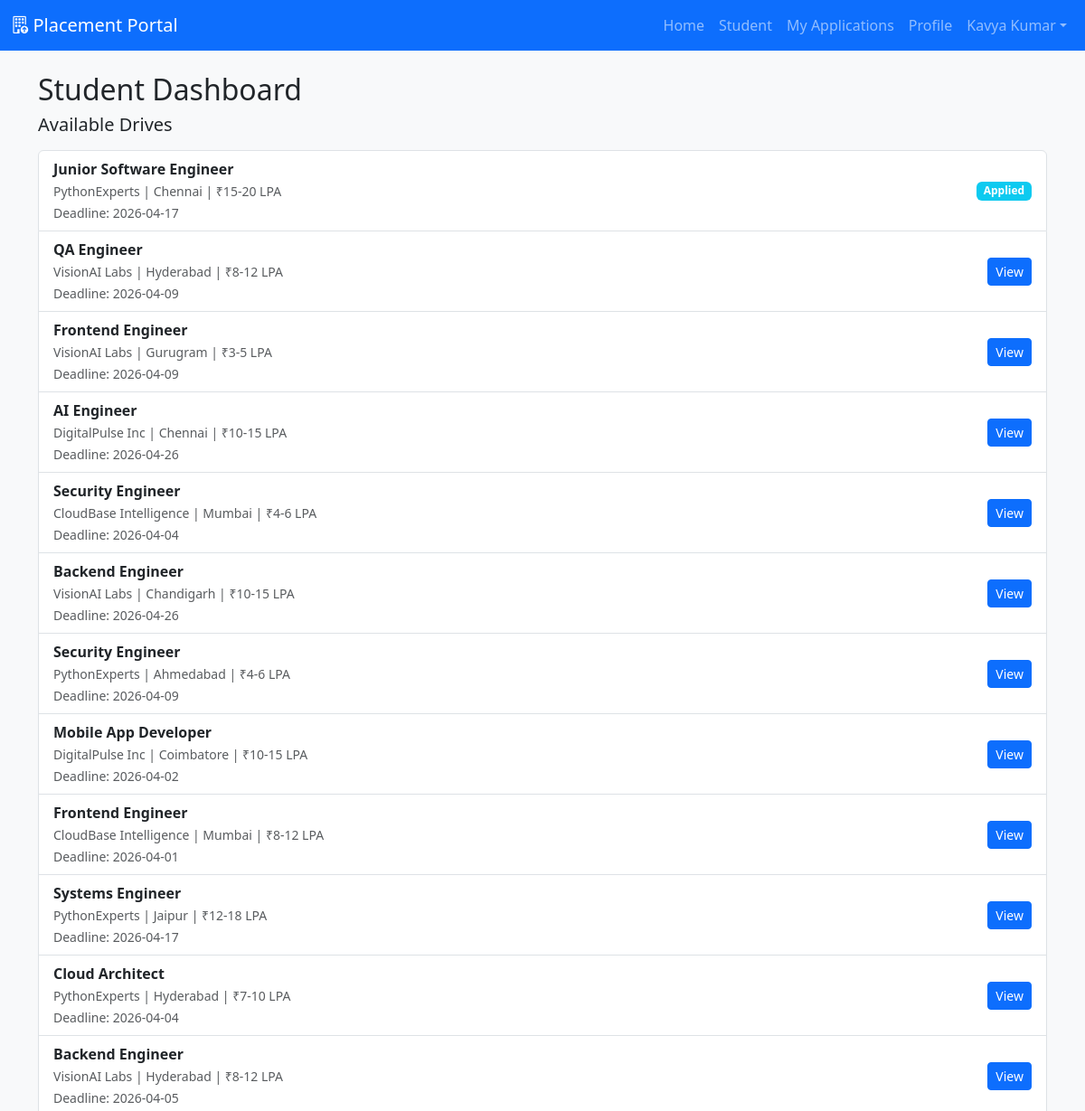
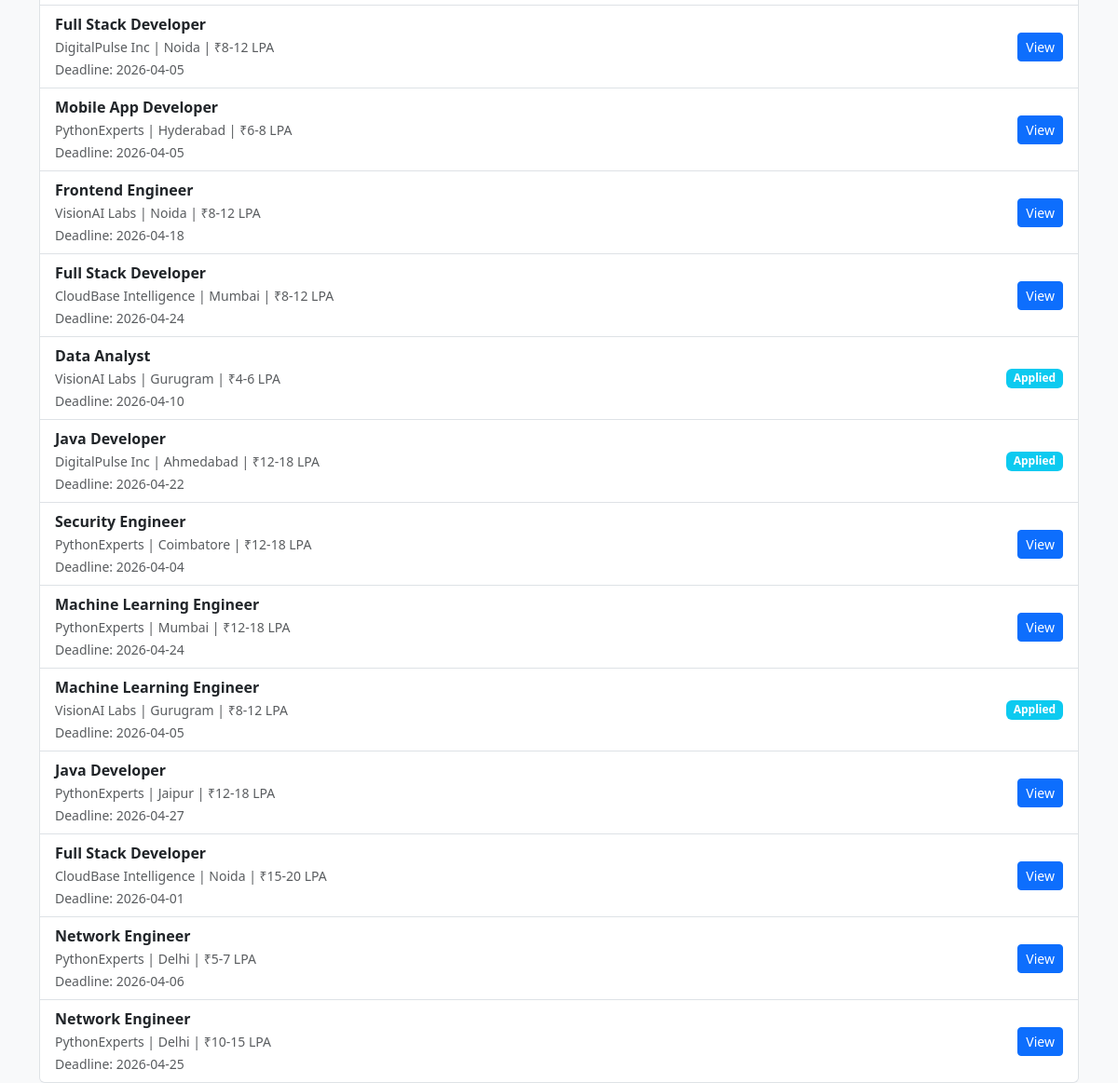
Screenshot of /student (signed in) with the database file from the repository (2 pictures, top to bottom).
### models.py (models this page shows, shortened)
class User(UserMixin, db.Model):
    __tablename__ = 'users'
    id = db.Column(db.Integer, primary_key=True)
    email = db.Column(db.String(120), unique=True, nullable=False)
    password = db.Column(db.String(128), nullable=False)
    name = db.Column(db.String(120))
    role = db.Column(db.String(20), nullable=False)  # 'admin', 'company', 'student'
    active = db.Column(db.Boolean, default=True)
    blacklisted = db.Column(db.Boolean, default=False)

class Drive(db.Model):
    __tablename__ = 'drives'
    id = db.Column(db.Integer, primary_key=True)
    company_id = db.Column(db.Integer, db.ForeignKey('companies.id'), nullable=False)
    job_title = db.Column(db.String(240), nullable=False)
    job_description = db.Column(db.Text)
    eligibility = db.Column(db.String(240))
    salary = db.Column(db.String(100))
    location = db.Column(db.String(120))
    application_deadline = db.Column(db.Date)
    status = db.Column(db.String(20), default='Pending')  # Pending / Approved / Closed
    created_at = db.Column(db.DateTime, default=datetime.utcnow)
    company = db.relationship('CompanyProfile', backref='drives')

class CompanyProfile(db.Model):
    __tablename__ = 'companies'
    id = db.Column(db.Integer, primary_key=True)
    user_id = db.Column(db.Integer, db.ForeignKey('users.id'), nullable=False)
    company_name = db.Column(db.String(240), nullable=False)
    hr_contact = db.Column(db.String(120))
    website = db.Column(db.String(240))
    approved = db.Column(db.Boolean, default=False)
    blacklisted = db.Column(db.Boolean, default=False)
    user = db.relationship('User', backref='company_profile', uselist=False)

### app.py (the view)
@app.route('/student')
@login_required
@role_required('student')
def student_dashboard():
    applied_ids = [a.drive_id for a in current_user.applications]
    drives = Drive.query.filter_by(status='Approved').all()
    return render_template('student_dashboard.html', drives=drives, applied_ids=applied_ids)

### app.py (called while the page is built)
@login_manager.user_loader
def load_user(user_id):
    return User.query.get(int(user_id))

def role_required(role):
    def decorator(fn):
        from functools import wraps
        @wraps(fn)
        def wrapper(*args, **kwargs):
            if not current_user.is_authenticated or current_user.role != role:
                flash('Access denied', 'danger')
                return redirect(url_for('login'))
            return fn(*args, **kwargs)
        return wrapper
    return decorator

### templates/student_dashboard.html
{% extends 'base.html' %}
{% block content %}
  <h2>Student Dashboard</h2>
  <div class="mb-3">
    <h4 class="h5">Available Drives</h4>
  </div>
  <ul class="list-group">
    {% for d in drives %}
      <li class="list-group-item d-flex justify-content-between align-items-center">
        <div style="flex: 1;">
          <strong>{{ d.job_title }}</strong><br>
          <small class="text-muted">{{ d.company.company_name }} | {{ d.location or 'Location N/A' }} | {{ d.salary or 'Salary N/A' }}</small><br>
          <small class="text-muted">Deadline: {{ d.application_deadline or 'N/A' }}</small>
        </div>
        {% if d.id in applied_ids %}
          <span class="badge bg-info">Applied</span>
        {% else %}
          <a class="btn btn-sm btn-primary" href="{{ url_for('view_drive', drive_id=d.id) }}">View</a>
        {% endif %}
      </li>
    {% else %}
      <li class="list-group-item">No drives available</li>
    {% endfor %}
  </ul>
{% endblock %}

### templates/base.html (shortened to what this page needs)
<!doctype html>
<html lang="en">
  <head>
    <link href="https://cdn.jsdelivr.net/npm/bootstrap@5.3.0/dist/css/bootstrap.min.css" rel="stylesheet">
    <link href="https://cdn.jsdelivr.net/npm/bootstrap-icons@1.10.5/font/bootstrap-icons.css" rel="stylesheet">
    <link href="{{ url_for('static', filename='css/style.css') }}" rel="stylesheet">
  </head>
  <body>
    <nav class="navbar navbar-expand-lg navbar-dark bg-primary">
      <div class="container-fluid">
        <a class="navbar-brand d-flex align-items-center" href="{{ url_for('index') }}"><i class="bi bi-building-up"></i>&nbsp;Placement Portal</a>
        <div class="collapse navbar-collapse" id="navCollapse">
          <ul class="navbar-nav ms-auto">
            <li class="nav-item"><a class="nav-link" href="{{ url_for('index') }}">Home</a></li>
            {% if current_user.is_authenticated %}
              {% if current_user.role=='admin' %}
                <li class="nav-item"><a class="nav-link" href="{{ url_for('admin_dashboard') }}">Admin</a></li>
                <li class="nav-item"><a class="nav-link" href="{{ url_for('admin_applications') }}">Applications</a></li>
              {% elif current_user.role=='company' %}
                <li class="nav-item"><a class="nav-link" href="{{ url_for('company_dashboard') }}">Company</a></li>
              {% else %}
                <li class="nav-item"><a class="nav-link" href="{{ url_for('student_dashboard') }}">Student</a></li>
                <li class="nav-item"><a class="nav-link" href="{{ url_for('student_applications') }}">My Applications</a></li>
                <li class="nav-item"><a class="nav-link" href="{{ url_for('student_profile') }}">Profile</a></li>
              {% endif %}
              <li class="nav-item dropdown">
                <a class="nav-link dropdown-toggle" href="#" role="button" data-bs-toggle="dropdown">{{ current_user.name }}</a>
              </li>
            {% else %}
              <li class="nav-item"><a class="nav-link" href="{{ url_for('login') }}">Login</a></li>
            {% endif %}
          </ul>
        </div>
      </div>
    </nav>
    <div class="container mt-4">
      {% block content %}{% endblock %}
    </div>
  </body>
</html>

### static/css/style.css (style rules this page uses)
body { background: #f8f9fa; }
.navbar-brand i { font-size: 1.2rem; }
.list-group-item { transition: transform 0.2s, background-color 0.2s; }

### rows the page displays
User: name "Kavya Kumar"
Drive: job_title "Junior Software Engineer", company.company_name "PythonExperts", location "Chennai", salary "₹15-20 LPA", application_deadline "2026-04-17", shows "Applied"
Drive: job_title "QA Engineer", company.company_name "VisionAI Labs", location "Hyderabad", salary "₹8-12 LPA", application_deadline "2026-04-09"
Drive: job_title "Frontend Engineer", company.company_name "VisionAI Labs", location "Gurugram", salary "₹3-5 LPA", application_deadline "2026-04-09"
Drive: job_title "AI Engineer", company.company_name "DigitalPulse Inc", location "Chennai", salary "₹10-15 LPA", application_deadline "2026-04-26"
Drive: job_title "Security Engineer", company.company_name "CloudBase Intelligence", location "Mumbai", salary "₹4-6 LPA", application_deadline "2026-04-04"
Drive: job_title "Backend Engineer", company.company_name "VisionAI Labs", location "Chandigarh", salary "₹10-15 LPA", application_deadline "2026-04-26"
Drive: job_title "Security Engineer", company.company_name "PythonExperts", location "Ahmedabad", salary "₹4-6 LPA", application_deadline "2026-04-09"
Drive: job_title "Mobile App Developer", company.company_name "DigitalPulse Inc", location "Coimbatore", salary "₹10-15 LPA", application_deadline "2026-04-02"
Drive: job_title "Frontend Engineer", company.company_name "CloudBase Intelligence", location "Mumbai", salary "₹8-12 LPA", application_deadline "2026-04-01"
Drive: job_title "Systems Engineer", company.company_name "PythonExperts", location "Jaipur", salary "₹12-18 LPA", application_deadline "2026-04-17"
Drive: job_title "Cloud Architect", company.company_name "PythonExperts", location "Hyderabad", salary "₹7-10 LPA", application_deadline "2026-04-04"
Drive: job_title "Backend Engineer", company.company_name "VisionAI Labs", location "Hyderabad", salary "₹8-12 LPA", application_deadline "2026-04-05"
Drive: job_title "Full Stack Developer", company.company_name "DigitalPulse Inc", location "Noida", salary "₹8-12 LPA", application_deadline "2026-04-05"
Drive: job_title "Mobile App Developer", company.company_name "PythonExperts", location "Hyderabad", salary "₹6-8 LPA", application_deadline "2026-04-05"
Drive: job_title "Frontend Engineer", company.company_name "VisionAI Labs", location "Noida", salary "₹8-12 LPA", application_deadline "2026-04-18"
Drive: job_title "Full Stack Developer", company.company_name "CloudBase Intelligence", location "Mumbai", salary "₹8-12 LPA", application_deadline "2026-04-24"
Drive: job_title "Data Analyst", company.company_name "VisionAI Labs", location "Gurugram", salary "₹4-6 LPA", application_deadline "2026-04-10", shows "Applied"
Drive: job_title "Java Developer", company.company_name "DigitalPulse Inc", location "Ahmedabad", salary "₹12-18 LPA", application_deadline "2026-04-22", shows "Applied"
Drive: job_title "Security Engineer", company.company_name "PythonExperts", location "Coimbatore", salary "₹12-18 LPA", application_deadline "2026-04-04"
Drive: job_title "Machine Learning Engineer", company.company_name "PythonExperts", location "Mumbai", salary "₹12-18 LPA", application_deadline "2026-04-24"
Drive: job_title "Machine Learning Engineer", company.company_name "VisionAI Labs", location "Gurugram", salary "₹8-12 LPA", application_deadline "2026-04-05", shows "Applied"
Drive: job_title "Java Developer", company.company_name "PythonExperts", location "Jaipur", salary "₹12-18 LPA", application_deadline "2026-04-27"
Drive: job_title "Full Stack Developer", company.company_name "CloudBase Intelligence", location "Noida", salary "₹15-20 LPA", application_deadline "2026-04-01"
Drive: job_title "Network Engineer", company.company_name "PythonExperts", location "Delhi", salary "₹5-7 LPA", application_deadline "2026-04-06"
Drive: job_title "Network Engineer", company.company_name "PythonExperts", location "Delhi", salary "₹10-15 LPA", application_deadline "2026-04-25"
